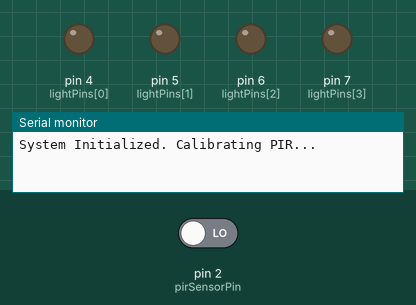
This sketch was run on a simulated Arduino Uno, built with avr-gcc and run on an emulated ATmega328P. Parts: output pins drawn as LEDs (lit = HIGH), the last lines printed to the serial monitor. Inputs (shaded band) come from the test bench; at power-on: pin 2 (pirSensorPin) LOW.

Above: at 3.2 s.
3.3 s: pin 2 (pirSensorPin) driven HIGH
At 4.6 s:
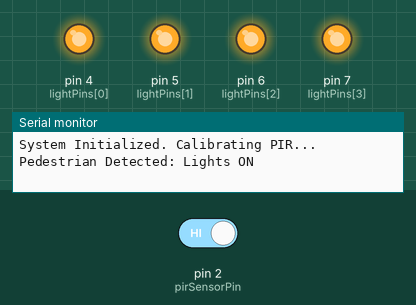
Timing chart, 0 to 6.3 s (numbered marks = the images above; inputs shaded):
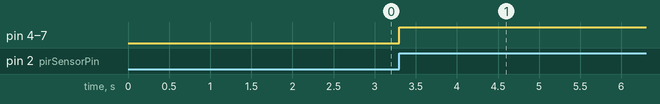

Measured:
- after the input at 3.3 s, pin 4 (lightPins[0]), pin 5 (lightPins[1]), pin 6 (lightPins[2]), pin 7 (lightPins[3]): LOW → HIGH at once

The sketch:

smart_street_light.ino
```cpp
/*
 Project Name: Thermal-Sensing Smart Street Lighting System (Hackathon Reconstruction)
 System Input: HC-SR501 PIR Sensor (Digital Pin 2)
 System Output: LED Array (Digital Pins 4, 5, 6, 7)
 Description: Uses non-blocking logic to illuminate street lights upon human thermal detection.
*/

// Hardware Pin Definitions
const int pirSensorPin = 2;
const int lightPins[] = {4, 5, 6, 7};
const int numLights = 4;

// Timing Variables (Non-blocking)
unsigned long lightActivationTime = 0;
const unsigned long keepLightsOnDuration = 5000; // Keep lights on for 5 seconds after motion stops
bool lightsAreOn = false;

void setup() {
  Serial.begin(9600);
  pinMode(pirSensorPin, INPUT);

  // Initialize all LED pins as outputs and ensure they are OFF
  for (int i = 0; i < numLights; i++) {
    pinMode(lightPins[i], OUTPUT);
    digitalWrite(lightPins[i], LOW);
  }

  Serial.println("System Initialized. Calibrating PIR...");
  delay(2000); // Give PIR sensor time to stabilize
}

void loop() {
  int pirState = digitalRead(pirSensorPin);
  unsigned long currentMillis = millis();

  // Condition 1: Motion is detected
  if (pirState == HIGH) {
    lightActivationTime = currentMillis; // Reset the timer

    if (!lightsAreOn) {
      turnLights(HIGH);
      lightsAreOn = true;
      Serial.println("Pedestrian Detected: Lights ON");
    }
  }

  // Condition 2: No motion, and the timer has expired
  if (lightsAreOn && (currentMillis - lightActivationTime >= keepLightsOnDuration)) {
    turnLights(LOW);
    lightsAreOn = false;
    Serial.println("Area Clear: Lights OFF (Power Saving Mode)");
  }
}

// Helping function to control the entire LED array
void turnLights(int state) {
  for (int i = 0; i < numLights; i++) {
    digitalWrite(lightPins[i], state);
  }
}
```
